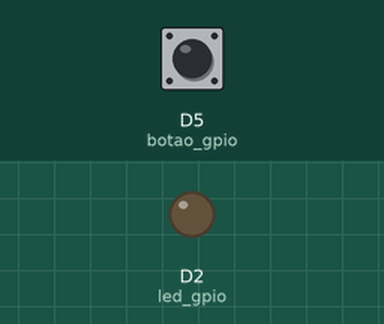
A sketch run on a simulated ESP8266 (NodeMCU). Parts: output pins drawn as LEDs (lit = HIGH). Dashed ring = blinking. Inputs (shaded band) come from the test bench; at power-on: D5 (botao_gpio) HIGH. What the sketch prints to the serial monitor is not drawn.

Above: at 1.2 s.
1.3 s: D5 (botao_gpio) pulled LOW for 0.15 s
At 1.5 s:
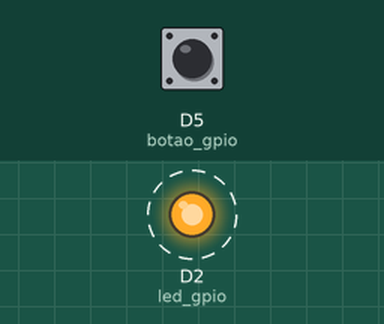
3.0 s: D5 (botao_gpio) pulled LOW for 3.2 s
At 6.25 s:
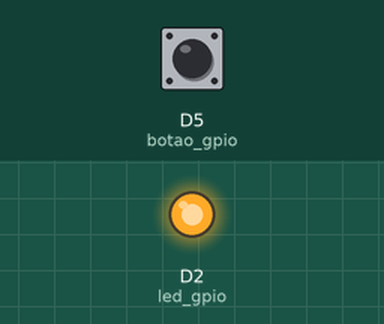
Timing chart, 0 to 7.8 s (numbered marks = the images above; inputs shaded):
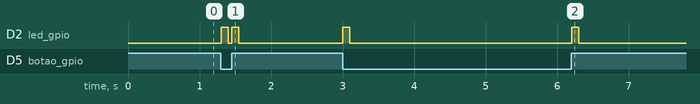

The sketch:

pratica2-2.ino
```cpp
// PRATICA 2-2

const byte led_gpio = D2;  // 32 no esp32
const byte botao_gpio = D5; // 25 no esp32
int estado_botao;

void setup() {
  // put your setup code here, to run once:
  Serial.begin(115200);
  Serial.println("Hello, ESP32!");
  pinMode(led_gpio, OUTPUT);
  pinMode(botao_gpio, INPUT_PULLUP);
  estado_botao = digitalRead(botao_gpio);
}

void loop() {
  // put your main code here, to run repeatedly:
  delay(50); // this speeds up the simulation

  /*
  // SUBIDA
  if (digitalRead(botao_gpio) == HIGH)
    digitalWrite(led_gpio, HIGH);
  else
    digitalWrite(led_gpio, LOW);

  // DESCIDA
  if (digitalRead(botao_gpio) == LOW)
    digitalWrite(led_gpio, HIGH);
  else
    digitalWrite(led_gpio, LOW);
  */

  // AMBOS
  if (digitalRead(botao_gpio) != estado_botao) {
    digitalWrite(led_gpio, HIGH);
    estado_botao = digitalRead(botao_gpio); // troca os estados
    delay(50);
  }
  else
    digitalWrite(led_gpio, LOW);

}
```

Measured:
- after the input at 1.3 s, D2 (led_gpio): alternates HIGH for 0.10 s and LOW for 0.05 s, 4 changes in all, then stays LOW, starting at once
- after the input at 3.0 s, D2 (led_gpio): alternates HIGH for 0.10 s and LOW for 3.1 s, 4 changes in all, then stays LOW, starting at once
